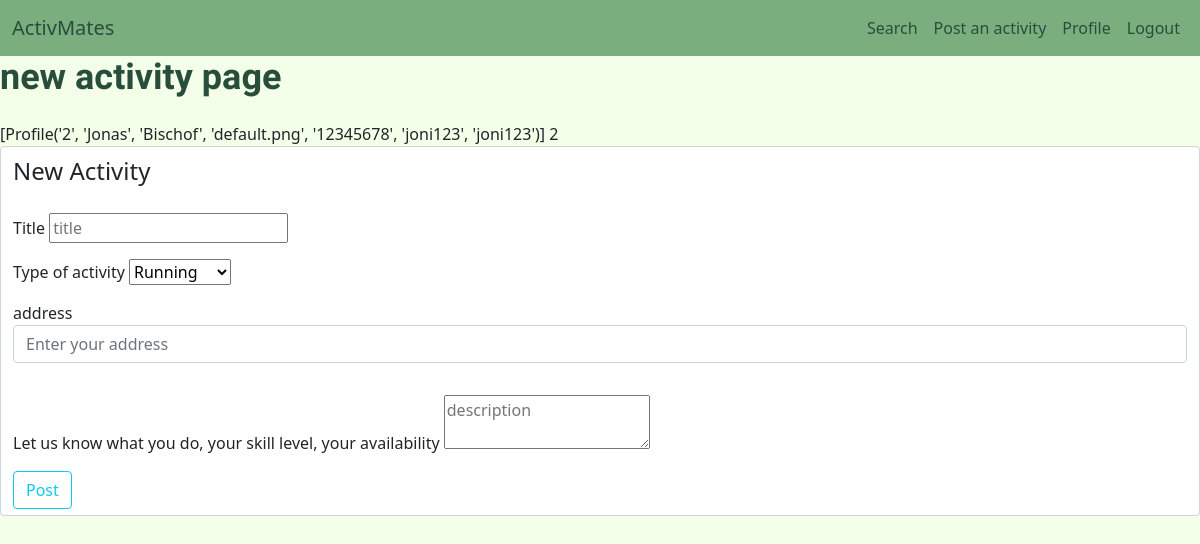
/activity/new (signed in), run on the app's committed database.
### activmatesApp/models.py (models this page shows, shortened)
class Profile(db.Model):
    __tablename__ = 'profiles'
    id = db.Column(db.Integer, primary_key=True)
    first_name = db.Column(db.String(30), nullable=False)
    last_name = db.Column(db.String(30), nullable=False)
    image_file = db.Column(db.String(20), nullable=False,
                           default='default.png')
    phone_number = db.Column(db.Integer, nullable=False)
    twitter = db.Column(db.String(20), nullable=False)
    facebook = db.Column(db.String(20), nullable=False)
    user_id = db.Column(db.Integer, db.ForeignKey('users.id'), nullable=False)
    activity = db.relationship('Activity', backref='profile', lazy=True)
    def __repr__(self):
        return f"Profile('{self.user_id}', '{self.first_name}', '{self.last_name}', '{self.image_file}', '{self.phone_number}', '{self.twitter}', '{self.facebook}')"

class User(db.Model, UserMixin):
    __tablename__ = 'users'
    id = db.Column(db.Integer, primary_key=True)
    username = db.Column(db.String(20), unique=True, nullable=False)
    email = db.Column(db.String(120), unique=True, nullable=False)
    password = db.Column(db.String(60), nullable=False)
    user_type = db.Column(db.Enum(UserTypes), nullable=False, default=UserTypes.Regular)
    image_file = db.Column(db.String(20), nullable=False,
                           default='default.png')
    created_at = db.Column(db.DateTime, nullable=False,
                           default=datetime.utcnow)
    profile = db.relationship('Profile', backref='user', lazy=True)

### activmatesApp/routes.py (the view, shortened to what this page needs)
@app.route('/activity/new', methods=['GET', 'POST'])
@login_required
def new_activity():
    profile=current_user.profile
    for item in profile:
        profile_id = item.id
    form = CreateActivityForm()
    form.activity_type.choices = [(item.id, item.name) for item in ActivityType.query.all()]
    return render_template('new-activity.html',
                            title='New Activity',
                            form=form,
                            profile=profile,
                            map_key=app.config['GOOGLE_MAPS_API_KEY'],
                            legend='New Activity',
                            )

### activmatesApp/forms.py
class CreateActivityForm(FlaskForm):
    title = StringField(u'Title',
                            validators=[
                                DataRequired()
                            ])
    lat = HiddenField('lat', validators=[
                                DataRequired()
                                ])
    lng = HiddenField('lng', validators=[
                                DataRequired()
                                ])
    address = HiddenField('address',
                                validators=[
                                DataRequired(),
                                Length(min=2, max=200)
                                ])
    activity_type = SelectField(u'Type of activity',
                                choices=[],
                                validators=[
                                    DataRequired()
                                    ])
    description = TextAreaField(u'Let us know what you do, your skill level, your availability',
                                    validators=[
                                        DataRequired()
                                        ])
    submit = SubmitField('Post')

### activmatesApp/models.py (called while the page is built)
@login_manager.user_loader
def load_user(user_id):
    return User.query.get(int(user_id))

### activmatesApp/templates/new-activity.html (shortened to what this page needs)
{% extends 'layout.html' %}
{% block body %}
<h1>new activity page</h1>
<div class="row">
	<div class="col mt-3">
		{{ profile }}
      {{ current_user.id }}
		<form action="" method="POST">
			<fieldset class="form-control d-grid gap-3">
					<legend>
							{{ legend }}
					</legend>
          <div class="form-group activity-title">
            {{ form.title.label() }}
							{% if form.title.errors %}
							{{ form.title(class="form-control-label is-invalid", placeholder="title") }}
							<div class="invalid-feedback">
								{% for error in form.title.errors %}
								<span>{{ error }}</span>
								{% endfor %}
							</div>
							{% else %}
							{{ form.title(class="form-control-label", placeholder="title") }}
							{% endif %}
					</div>
					<div class="form-group activity-type">
            {{ form.activity_type.label() }}
							{% if form.activity_type.errors %}
							{{ form.activity_type(class="form-control-label is-invalid", placeholder="activity_type") }}
							<div class="invalid-feedback">
								{% for error in form.activity_type.errors %}
								<span>{{ error }}</span>
								{% endfor %}
							</div>
							{% else %}
							{{ form.activity_type(class="form-control-label", placeholder="Type") }}
							{% endif %}
					</div>
					<div class="form-group address">
						{{ form.address.label(class="form-control-label") }}
						{% if form.address.errors %}
						<div id="addressField">
								<input id="autocomplete" placeholder="Enter your address"  type="text" class="form-control">
							</div>
								<p id="details"></p>
						<div class="invalid-feedback">
										{% for error in form.address.errors %}
										<span>{{ error }}</span>
										{% endfor %}
						</div>
						{% else %}
						<div id="addressField">
								<input id="autocomplete" placeholder="Enter your address"  type="text" class="form-control">
							</div>
						{% endif %}
		</div>
					<div class="form-group description">
            {{ form.description.label() }}
							{% if form.description.errors %}
							{{ form.description(class="form-control-label is-invalid", placeholder="description") }}
							<div class="invalid-feedback">
									{% for error in form.description.errors %}
									<span>{{ error }}</span>
									{% endfor %}
							</div>
							{% else %}
							{{ form.description(class="form-control-label", placeholder="description") }}
							{% endif %}
					</div>
					<div class="form-group">
							{{ form.submit(class="btn btn-outline-info")}}
					</div>
			</fieldset>
		</form>
  </div>
</div>
{% endblock %}

### activmatesApp/static/css/main.css (style rules this page uses)
body { background-color: #f3ffe8; }
#navbar a, h1, h2, h3, h4, h5 { color: #284d3b; }
h1, h2, h3, h4, h5, button { font-family: 'Titillium Web', sans-serif; line-height: 42px; }
h1 { font-size: 36px; font-weight: 700; }

### data on the page
Profile: user+first_name+last_name "[Profile('2', 'Jonas', 'Bischof', 'default.png', '12345678', 'joni123', 'joni123')]"
User: id "2"

### other printed values
{{ legend }} "New Activity"
